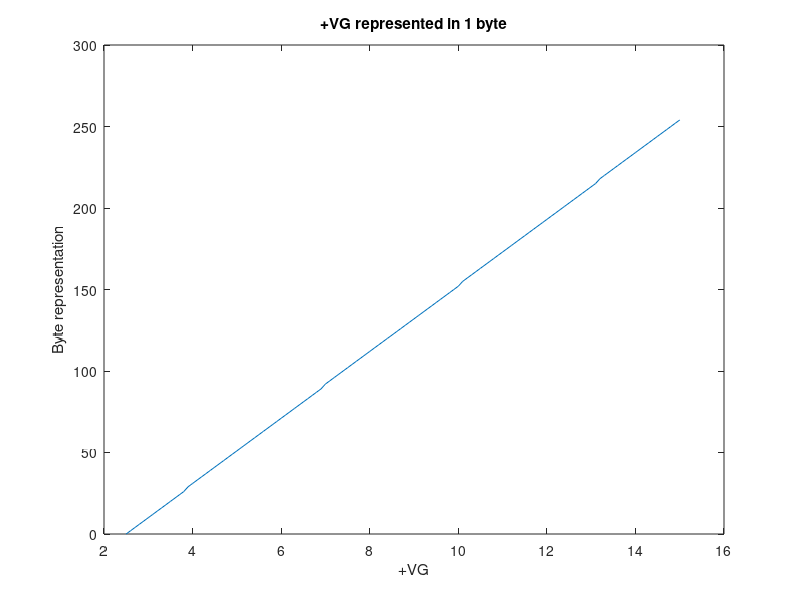
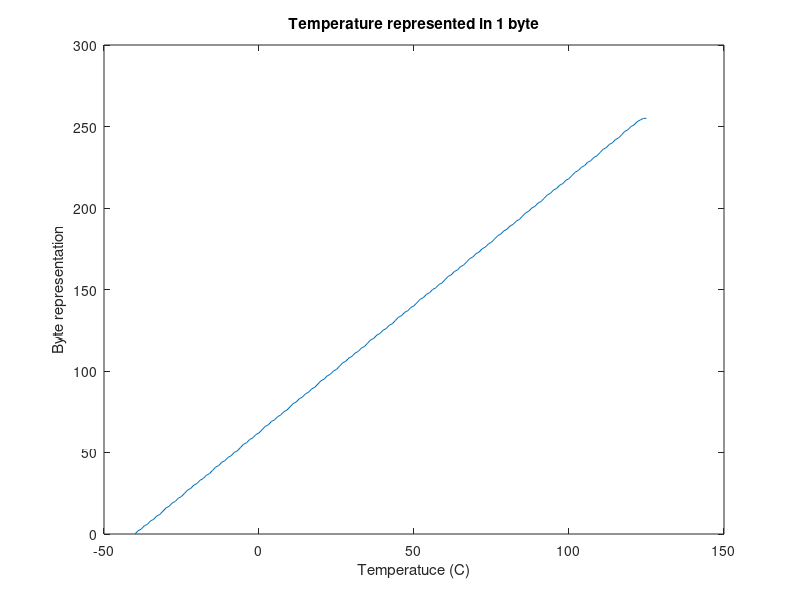

The MATLAB source for these figures, in order:
% Execute-CoP Conversions

clc;
close all;
clear all;
format short eng

adc_bits = 11;
adc_max = 2^11;
adc_supply = 5; % Volts

% Battery voltage:
% ================
% vb = 10:0.1:55;
% G = 0.0738;
% vo = vb.*G;
% adc = uint16((vo./adc_supply)*adc_max);
% span_vb = max(vb) - min(vb)
% 
% resolution = span_vb/256   % V/tick
% min_adc = min(adc)
% max_adc = max(adc)
% gain = double((max_adc - min_adc))/256
% tmp = (3*(adc - min_adc))/16;
% out = uint8(tmp);
% 
% figure()
% plot(vb, out)
% xlabel('+VB')
% ylabel('Byte representation')
% title('+VB represented in 1 byte');

% Gate voltage:
% ================
vg = 2.5:0.1:15;
G = 0.43;
vo = vg.*G;
adc = uint16((vo./adc_supply)*adc_max);
span_vg = max(vg) - min(vg)

resolution = span_vg/256   % V/tick
min_adc = min(adc)
max_adc = max(adc)
gain = double((max_adc - min_adc))/256
tmp = (3*(adc - min_adc))/26;
out = uint8(tmp);

figure()
plot(vg, out)
xlabel('+VG')
ylabel('Byte representation')
title('+VG represented in 1 byte');

% Temperature:
% ================
T = -40:1:125;
Tc = 0.01;
T0 = 0.5;
vo = Tc.*T + T0;
adc = (vo./adc_supply).*adc_max;
encoded_t = (adc - 41).*8./21;
encoded_t = uint8(encoded_t);

figure()
plot(T, encoded_t)
xlabel('Temperatuce (C)')
ylabel('Byte representation')
title('Temperature represented in 1 byte');

% =====================================================
% Tests - can be used to convert debugger values
% =====================================================
disp('[Test +VB]')
real_vb = 24;
adc = uint16((0.0738*real_vb./adc_supply)*adc_max)
min_adc = 302;
encoded_vb = ((3*(adc-min_adc)) / 16)   
decoded_vb = adc_supply*((16*double(encoded_vb)/3 + min_adc )/adc_max) / 0.0738

disp('[Test +VG]')
real_vg = 10;
adc = uint16((0.43*real_vg./adc_supply)*adc_max);
min_adc = 440;
encoded_vg = ((3*(adc-min_adc)) / 26)  
encoded_vg = 153
decoded_vg = adc_supply*(( 26*double(encoded_vg)/3 + min_adc )/adc_max) / 0.43

disp('[Test +3V3]')
real_3v3 = 3.5475;
adc = (real_3v3/adc_supply)*adc_max
encoded_3V3 = uint8((adc * 8)/50)
encoded_3V3 = 218
decoded_3V3 = (double(encoded_3V3)*50/8)/adc_max*adc_supply

disp('[Test Temp]')
real_temp = 33;
vo = Tc.*real_temp + T0;
adc = (vo/adc_supply)*adc_max;
adc = uint16(adc);
encoded_temp = (adc - 41).*8./21
encoded_temp = 114
decoded_temp = (((((21/8)*double(encoded_temp) + 41 )/adc_max)*adc_supply) - T0) / Tc
